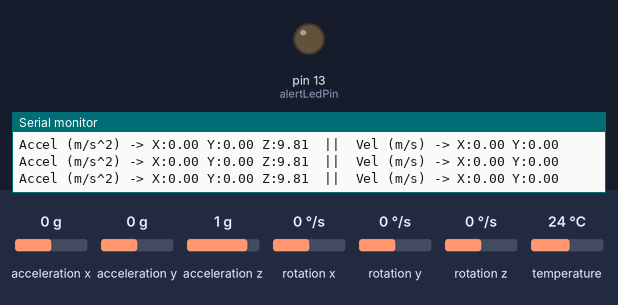
The sketch below on a simulated Arduino Uno, built with avr-gcc and run on an emulated ATmega328P. On the bench: output pins drawn as LEDs (lit = HIGH), the last lines printed to the serial monitor. Dashed ring = blinking. The inputs (shaded band) are chosen by the test bench; at power-on: acceleration z 1 g, acceleration x 0 g, acceleration y 0 g, rotation x 0 °/s, rotation y 0 °/s, rotation z 0 °/s, temperature 24 °C.

Above: at 1.2 s.
1.3 s: acceleration z set to 0.6 g
2.8 s: acceleration z set to 0.3 g
At 3.05 s:
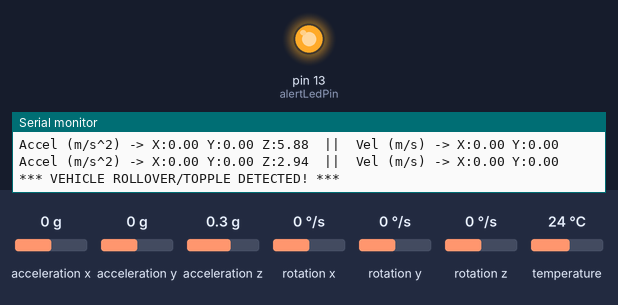
5.8 s: acceleration z set to -0.3 g
8.8 s: acceleration z set to -0.6 g
At 8.96 s:
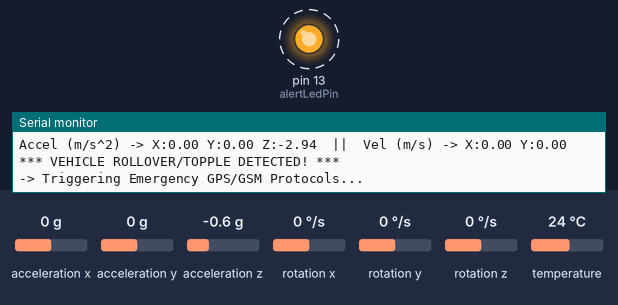
11.8 s: acceleration z set to 0 g
At 13.2 s:
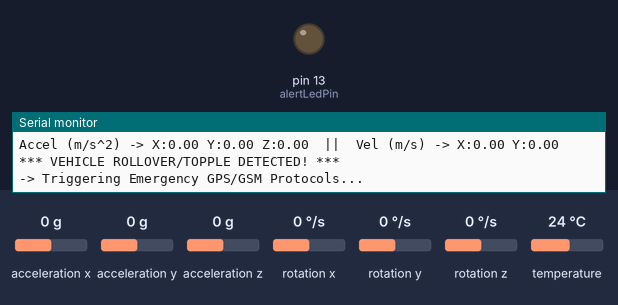
Timing chart, 0 to 15.8 s (numbered marks = the images above; inputs shaded):
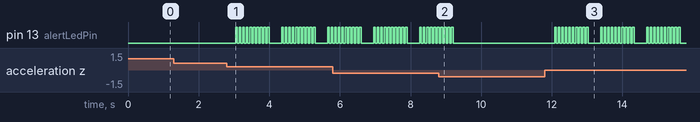

Measured:
- the behaviour switches between 0.5 and 0.4 g on acceleration z (found by bisection; images 0 and 1)
- the behaviour switches between -0.4 and -0.5 g on acceleration z (found by bisection; images 1 and 2)
- after the input at 2.8 s, pin 13 (alertLedPin): LOW → HIGH after 0.25 s, then repeats every 1.3 s: 9 × (LOW 0.05 s, HIGH 0.05 s), LOW 0.35 s, HIGH 0.05 s
- after the input at 8.8 s, pin 13 (alertLedPin): goes on until 9.2 s, then stays LOW
- after the input at 11.8 s, pin 13 (alertLedPin): LOW → HIGH after 0.28 s, then repeats every 1.3 s: 9 × (LOW 0.05 s, HIGH 0.05 s), LOW 0.35 s, HIGH 0.05 s

The sketch:

acclerometerandaccidemttoppledetection1.ino
```cpp
#include <Wire.h>
 #include <Adafruit_MPU6050.h>
#include <Adafruit_Sensor.h>

Adafruit_MPU6050 mpu;

 const int alertLedPin = 13;

float velX = 0;
 float velY= 0;
float velZ = 0;

 unsigned long lastTime= 0;

void setup() {
  Serial.begin(9600);

  pinMode(alertLedPin, OUTPUT);

  Serial.println("Starting up MPU6050...");

   if (!mpu.begin()) {
    Serial.println("Sensor not found! Check wiring.");
    while (1) {
      delay(10);
    }
  }

  // Set the sensor to read up to 8G (good for crashes)
   mpu.setAccelerometerRange(MPU6050_RANGE_8_G);

    lastTime = millis();
}

void loop() {

  sensors_event_t a, g, temp;
  mpu.getEvent(&a, &g, &temp);


  // Calculate how much time passed since last check (in seconds)
  unsigned long currentTime = millis();
  float dt = (currentTime - lastTime) / 1000.0;
  lastTime = currentTime;


  // Calculate Velocity (v = u + at)
  // Note: We subtract 9.8 from Z to remove gravity so the car doesn't think it's flying upwards
   velX = velX + (a.acceleration.x * dt);
  velY = velY + (a.acceleration.y * dt);
   velZ = velZ + ((a.acceleration.z - 9.81) * dt);


  Serial.print("Accel (m/s^2) -> X:");
   Serial.print(a.acceleration.x);
  Serial.print(" Y:");
  Serial.print(a.acceleration.y);
  Serial.print(" Z:");
    Serial.print(a.acceleration.z);

  Serial.print("  ||  Vel (m/s) -> X:");
  Serial.print(velX);
   Serial.print(" Y:");
  Serial.print(velY);
    Serial.println();


  // --- CRASH & TOPPLE DETECTION LOGIC ---

  bool crashDetected = false;
  bool toppleDetected= false;

  // 1. Crash Detection: If sudden acceleration is over 25 m/s^2 (approx 2.5 G-force)
  if(abs(a.acceleration.x) > 25.0 || abs(a.acceleration.y) > 25.0) {
      crashDetected = true;
  }

  // 2. Topple Detection: If gravity stops pulling down on the Z axis and pulls on X or Y instead
   if (abs(a.acceleration.z) < 4.0) {
    toppleDetected = true;
  }


  if (crashDetected || toppleDetected) {

     if(crashDetected) Serial.println("\n*** MASSIVE IMPACT DETECTED! ***");
      if(toppleDetected) Serial.println("\n*** VEHICLE ROLLOVER/TOPPLE DETECTED! ***");

     Serial.println("-> Triggering Emergency GPS/GSM Protocols...");

    // Blink the LED wildly to show the alarm is going off
     for(int i=0; i<10; i++){
       digitalWrite(alertLedPin, HIGH);
       delay(50);
       digitalWrite(alertLedPin, LOW);
        delay(50);
     }

     // reset velocity so it doesn't just infinitely climb while crashed
     velX = 0; velY = 0; velZ= 0;

  } else {
     // Make sure LED is off if everything is fine
      digitalWrite(alertLedPin, LOW);
  }

  delay(200);
}

/*
Here is how this Accident/Topple detection actually works:

- Tracking G-Forces: It uses the MPU6050 accelerometer to constantly measure forces on the X, Y, and Z axes.
- Math for Speed: It estimates your current velocity by tracking how long it's been accelerating. It subtracts standard gravity from the Z-axis so the math doesn't get messed up just by the car sitting flat on the earth. (Disclaimer: accelerometer-based velocity drifts a lot in real life, but works for the concept!).
- Crash Detection: If the car suddenly hits a wall or another car, the X or Y acceleration will spike massively. I set the limit to 25 m/s^2. If it goes over that, it knows you crashed.
- Rollover/Topple Detection: Normally, gravity (9.8 m/s^2) pulls straight down on the Z-axis of the sensor. If the car flips on its side or roof, that 9.8 moves to the X or Y axis, and the Z-axis drops near zero. If Z drops below 4.0, the system knows the car is no longer upright.
- Emergency Alarm: If either of those things happens, it spams a warning to the screen, simulates triggering the GPS/GSM module mentioned in the image, and rapidly flashes the LED like a strobe light.
*/
```
